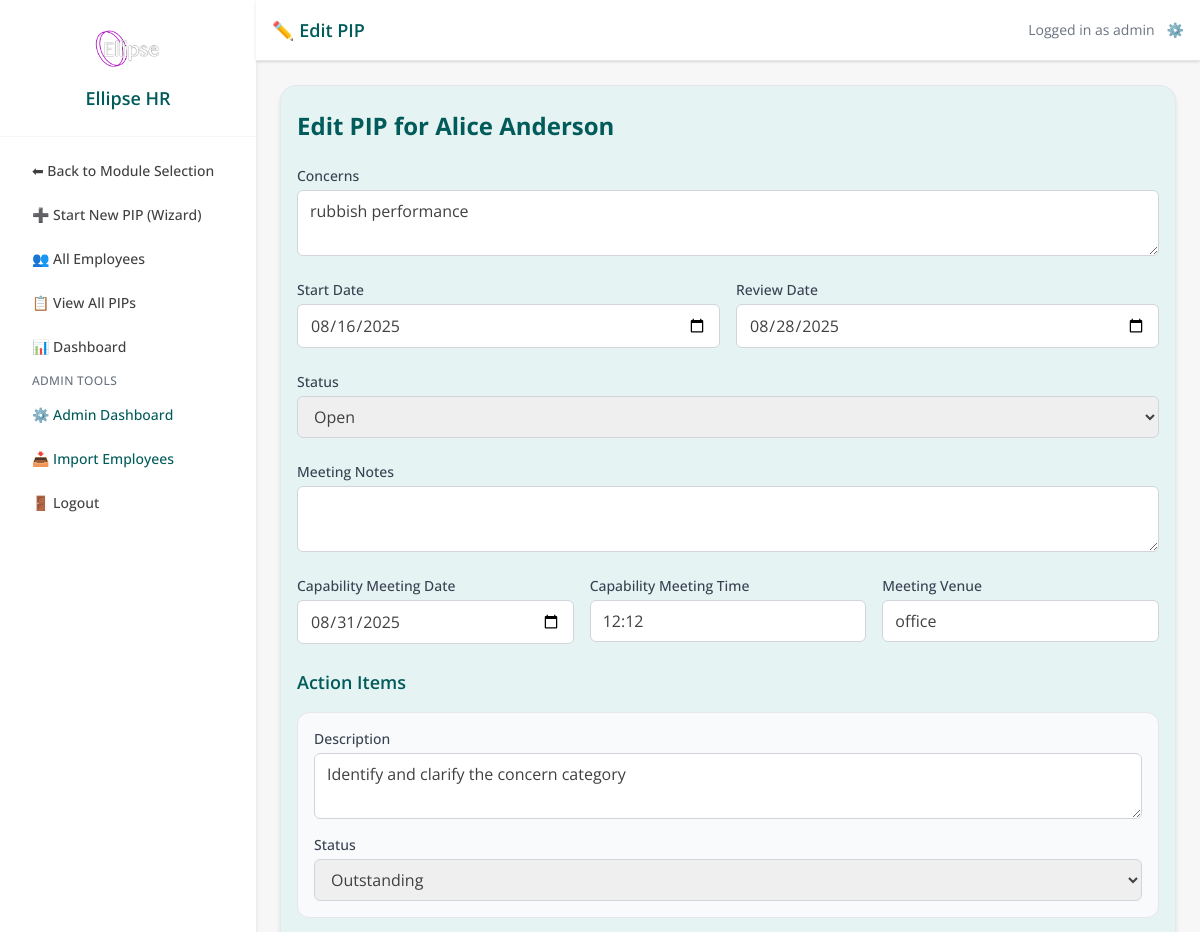
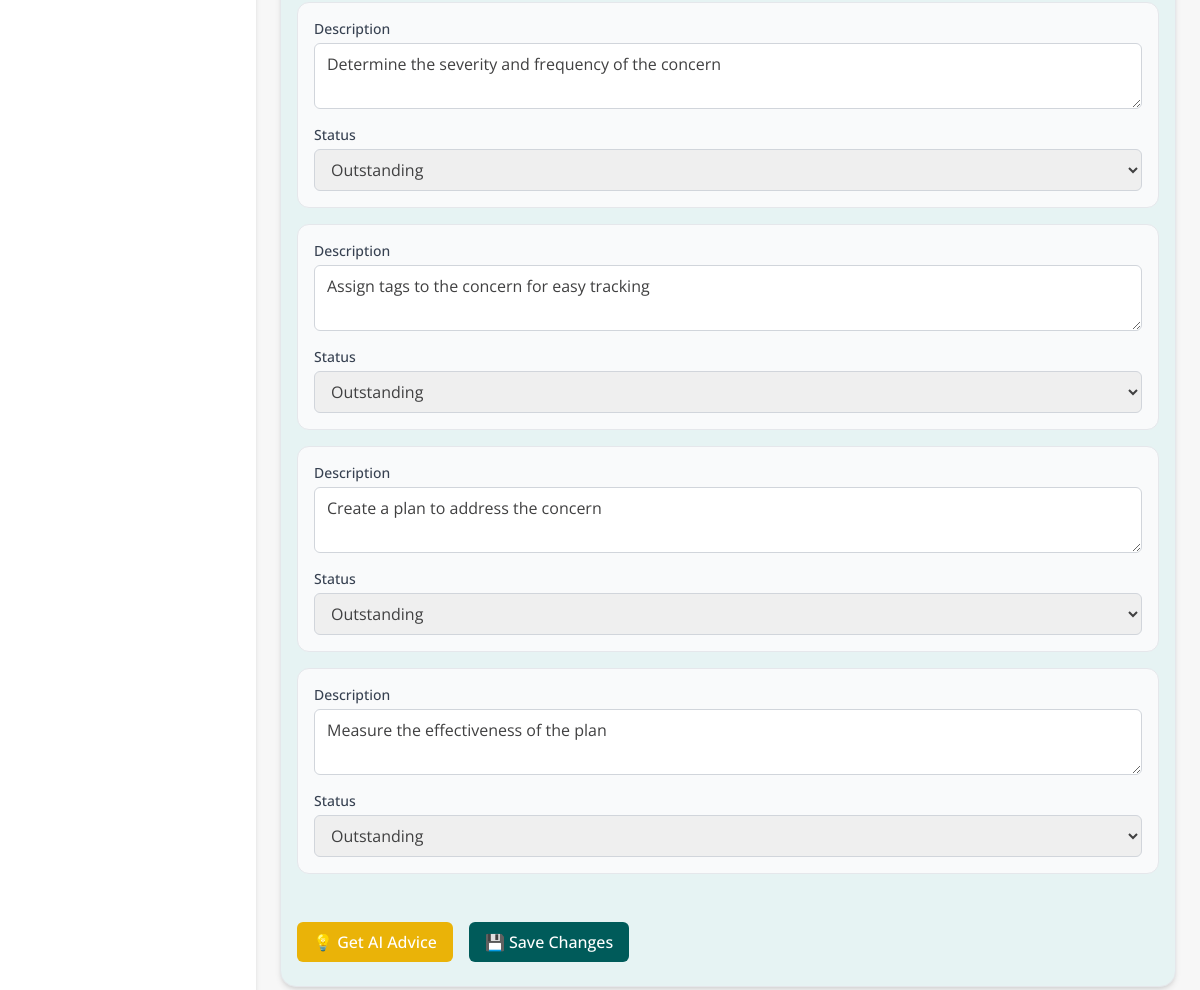
The page /pip/edit/28 (signed in) on the database as committed earlier (2 pictures, top to bottom).
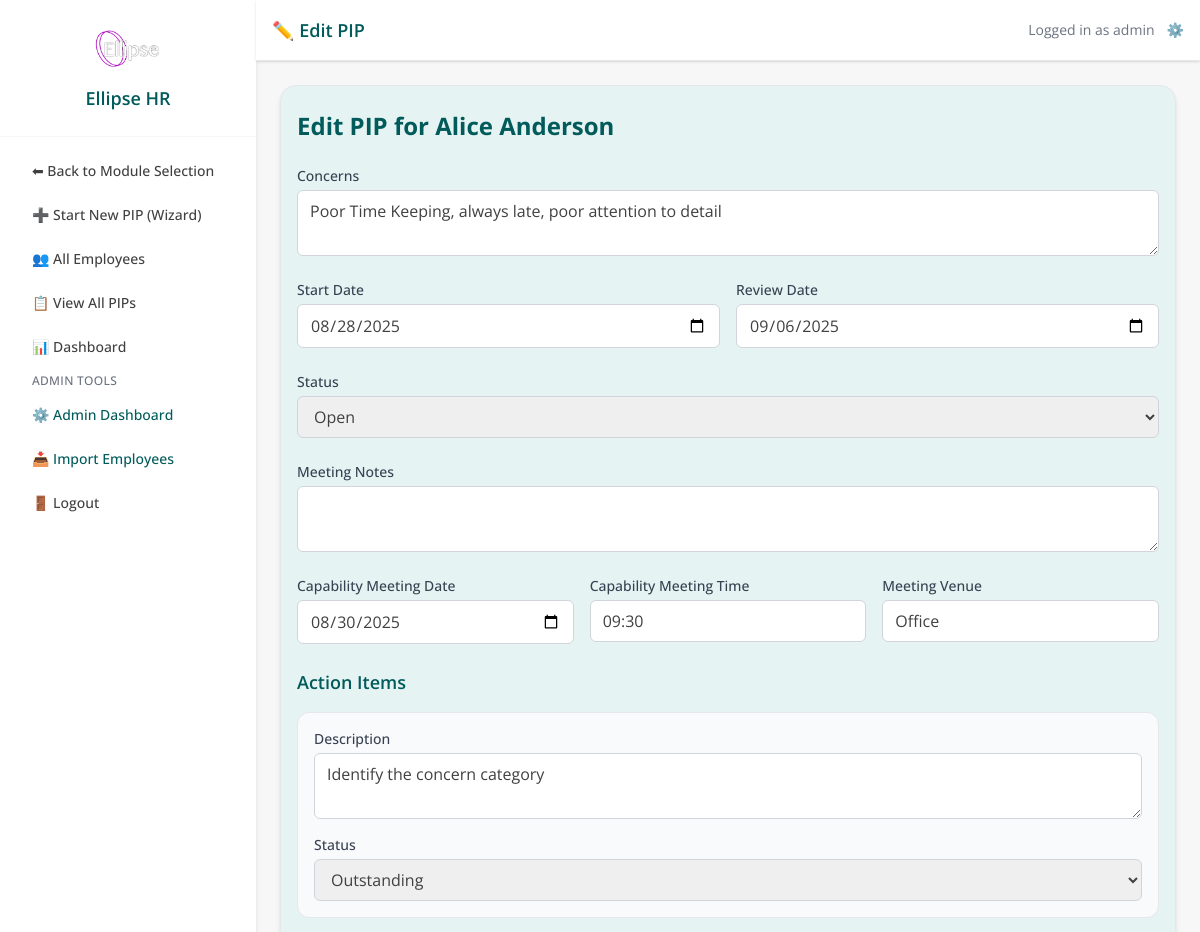
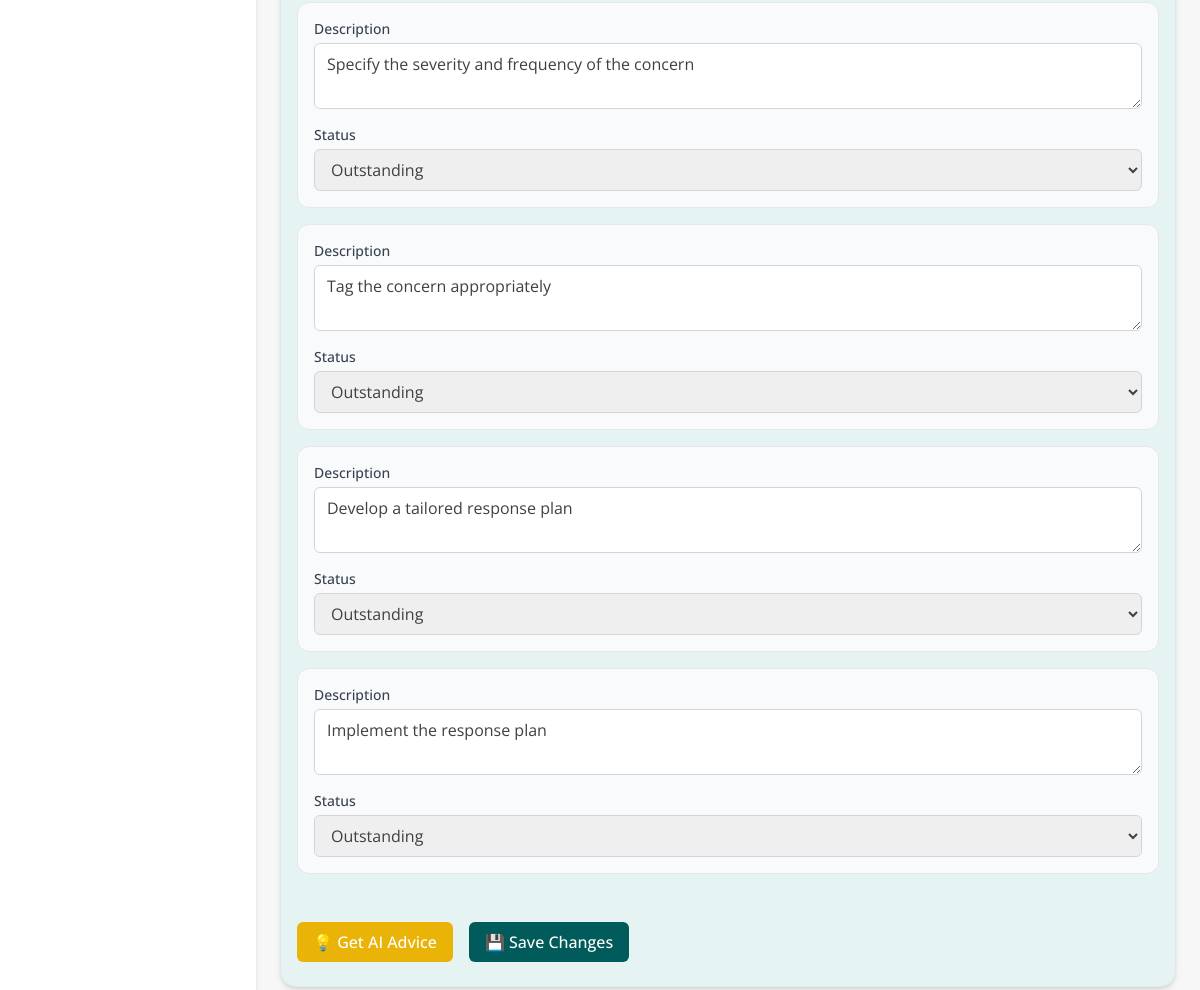
The same page on the database as committed later (2 pictures, top to bottom).
### models.py (models this page shows)
class PIPRecord(db.Model):
    __tablename__ = 'pip_record'
    id = db.Column(db.Integer, primary_key=True)
    employee_id = db.Column(db.Integer, db.ForeignKey('employee.id'), nullable=False)
    concerns = db.Column(db.Text, nullable=False)
    start_date = db.Column(db.Date, nullable=False)
    review_date = db.Column(db.Date, nullable=False)
    meeting_notes = db.Column(db.Text)
    status = db.Column(db.String(20), default='Open')
    created_by = db.Column(db.String(100))
    created_at = db.Column(db.DateTime, default=datetime.utcnow)
    last_updated = db.Column(db.DateTime, default=datetime.utcnow, onupdate=datetime.utcnow)
    ai_advice = db.Column(db.Text)
    ai_advice_generated_at = db.Column(db.DateTime)
    capability_meeting_date = db.Column(db.DateTime, nullable=True)
    capability_meeting_time = db.Column(db.String, nullable=True)
    capability_meeting_venue = db.Column(db.String, nullable=True)
    concern_category = db.Column(db.String(100))
    severity = db.Column(db.String(50))
    frequency = db.Column(db.String(50))
    tags = db.Column(db.Text)
    ai_summary = db.Column(db.Text, nullable=True)
    ai_action_suggestions = db.Column(JSON, nullable=True)
    ai_next_up = db.Column(JSON, nullable=True)
    ai_actions_accepted = db.Column(JSON, nullable=True)
    outcome_status = db.Column(db.String(50), nullable=True)  # e.g., Successful, Extended, Unsuccessful
    outcome_notes = db.Column(db.Text, nullable=True)
    employee = db.relationship('Employee', back_populates='pips')
    action_items = db.relationship(
        'PIPActionItem',
        back_populates='pip_record',
        cascade='all, delete-orphan',
        lazy=True
    )
    timeline_events = db.relationship(
        'TimelineEvent',
        back_populates='pip_record',
        cascade='all, delete-orphan',
        lazy=True
    )

### app.py (the view, shortened to what this page needs)
@app.route('/pip/edit/<int:id>', methods=['GET', 'POST'])
@login_required
def edit_pip(id):
    pip = PIPRecord.query.get_or_404(id)
    employee = pip.employee
    if request.method == 'POST':
        form = PIPForm()
        form.process(request.form)
    else:
        form = PIPForm(obj=pip)
        for _ in range(len(pip.action_items) - len(form.actions.entries)):
            form.actions.append_entry()
        for idx, ai in enumerate(pip.action_items):
            form.actions.entries[idx].form.description.data = ai.description
            form.actions.entries[idx].form.status.data = ai.status
    advice_text = None
    return render_template('edit_pip.html', form=form, pip=pip, employee=employee, advice_text=advice_text)

### forms.py
class PIPForm(FlaskForm):
    concerns = TextAreaField('Concerns', validators=[DataRequired()])
    start_date = DateField('Start Date', validators=[DataRequired()])
    review_date = DateField('Review Date', validators=[DataRequired()])
    actions = FieldList(FormField(PIPActionForm), min_entries=1, max_entries=10)
    meeting_notes = TextAreaField('Meeting Notes')
    status = SelectField('Status', choices=[('Open', 'Open'), ('Completed', 'Completed'), ('Closed', 'Closed')])
    submit = SubmitField('Submit')
    capability_meeting_date = DateField('Capability Meeting Date', format='%Y-%m-%d', validators=[Optional()])
    capability_meeting_time = StringField('Capability Meeting Time', validators=[Optional()])
    capability_meeting_venue = StringField('Meeting Venue', validators=[Optional()])

class PIPActionForm(FlaskForm):
    description = TextAreaField('Description', validators=[DataRequired()])
    status = SelectField(
        'Status',
        choices=[
            ('Outstanding', 'Outstanding'),
            ('In Progress', 'In Progress'),
            ('Completed', 'Completed')
        ],
        validators=[DataRequired()]
    )

### templates/edit_pip.html (shortened to what this page needs)
{% extends 'base.html' %}
{% block page_title %}✏️ Edit PIP{% endblock %}
{% block content %}
<div class="max-w-4xl mx-auto px-4 py-6 bg-[#e6f3f3] border border-gray-200 rounded-2xl shadow-md">
  <h1 class="text-xl sm:text-2xl font-bold text-[#005b5a] mb-6">
    Edit PIP for {{ employee.first_name }} {{ employee.last_name }}
  </h1>
  <form method="POST" class="space-y-6">
    <div>
      {{ form.concerns.label(class="block text-sm font-medium text-gray-700 mb-1") }}
      {{ form.concerns(class="block w-full rounded-md border border-gray-300 px-3 py-2 focus:outline-none focus:ring-2 focus:ring-[#005b5a]") }}
    </div>
    <div class="grid grid-cols-1 sm:grid-cols-2 gap-4">
      <div>
        {{ form.start_date.label(class="block text-sm font-medium text-gray-700 mb-1") }}
        {{ form.start_date(class="block w-full rounded-md border border-gray-300 px-3 py-2 focus:outline-none focus:ring-2 focus:ring-[#005b5a]") }}
      </div>
      <div>
        {{ form.review_date.label(class="block text-sm font-medium text-gray-700 mb-1") }}
        {{ form.review_date(class="block w-full rounded-md border border-gray-300 px-3 py-2 focus:outline-none focus:ring-2 focus:ring-[#005b5a]") }}
      </div>
    </div>
    <div>
      {{ form.status.label(class="block text-sm font-medium text-gray-700 mb-1") }}
      {{ form.status(class="block w-full rounded-md border border-gray-300 px-3 py-2 focus:outline-none focus:ring-2 focus:ring-[#005b5a]") }}
    </div>
    <div>
      {{ form.meeting_notes.label(class="block text-sm font-medium text-gray-700 mb-1") }}
      {{ form.meeting_notes(class="block w-full rounded-md border border-gray-300 px-3 py-2 focus:outline-none focus:ring-2 focus:ring-[#005b5a]") }}
    </div>
    <div class="grid grid-cols-1 sm:grid-cols-3 gap-4">
      <div>
        {{ form.capability_meeting_date.label(class="block text-sm font-medium text-gray-700 mb-1") }}
        {{ form.capability_meeting_date(class="block w-full rounded-md border border-gray-300 px-3 py-2 focus:outline-none focus:ring-2 focus:ring-[#005b5a]") }}
      </div>
      <div>
        {{ form.capability_meeting_time.label(class="block text-sm font-medium text-gray-700 mb-1") }}
        {{ form.capability_meeting_time(class="block w-full rounded-md border border-gray-300 px-3 py-2 focus:outline-none focus:ring-2 focus:ring-[#005b5a]") }}
      </div>
      <div>
        {{ form.capability_meeting_venue.label(class="block text-sm font-medium text-gray-700 mb-1") }}
        {{ form.capability_meeting_venue(class="block w-full rounded-md border border-gray-300 px-3 py-2 focus:outline-none focus:ring-2 focus:ring-[#005b5a]") }}
      </div>
    </div>
    <div>
      <h2 class="text-lg font-semibold text-[#005b5a] mb-2">Action Items</h2>
      {% for action_field in form.actions.entries %}
        <div class="border border-gray-200 bg-gray-50 rounded-xl p-4 mt-4 space-y-4">
          {% set sub = action_field.form %}
          <div>
            {{ sub.description.label(class="block text-sm font-medium text-gray-700 mb-1") }}
            {{ sub.description(class="block w-full rounded-md border border-gray-300 px-3 py-2 focus:outline-none focus:ring-2 focus:ring-[#005b5a]") }}
          </div>
          <div>
            {{ sub.status.label(class="block text-sm font-medium text-gray-700 mb-1") }}
            {{ sub.status(class="block w-full rounded-md border border-gray-300 px-3 py-2 focus:outline-none focus:ring-2 focus:ring-[#005b5a]") }}
          </div>
        </div>
      {% endfor %}
    </div>
    <div class="flex flex-col sm:flex-row sm:space-x-4 gap-4 sm:gap-0 pt-6">
      <button
        type="submit"
        name="generate_advice"
        value="1"
        class="w-full sm:w-auto bg-yellow-500 text-white font-medium px-4 py-2 rounded-md hover:bg-yellow-600 transition"
      >
        💡 Get AI Advice
      </button>
      <button
        type="submit"
        class="w-full sm:w-auto bg-[#005b5a] text-white font-medium px-4 py-2 rounded-md hover:bg-[#007876] transition"
      >
        💾 Save Changes
      </button>
    </div>
  </form>
</div>
{% endblock %}

Rows that differ between the two databases and show on the page:
changed PIPRecord "Open": concerns "rubbish performance" → "Poor Time Keeping, always late, poor attention to detail"; start_date "08/16/2025" → "08/28/2025"; review_date "08/28/2025" → "09/06/2025"; capability_meeting_date "08/31/2025" → "08/30/2025"; capability_meeting_time "12:12" → "09:30"; capability_meeting_venue "office" → "Office"
Other text that changed with them:
form field description: "Identify and clarify the concern category" → "Identify the concern category"
form field description: "Determine the severity and frequency of the concern" → "Specify the severity and frequency of the concern"
form field description: "Assign tags to the concern for easy tracking" → "Tag the concern appropriately"
form field description: "Create a plan to address the concern" → "Develop a tailored response plan"
form field description: "Measure the effectiveness of the plan" → "Implement the response plan"
